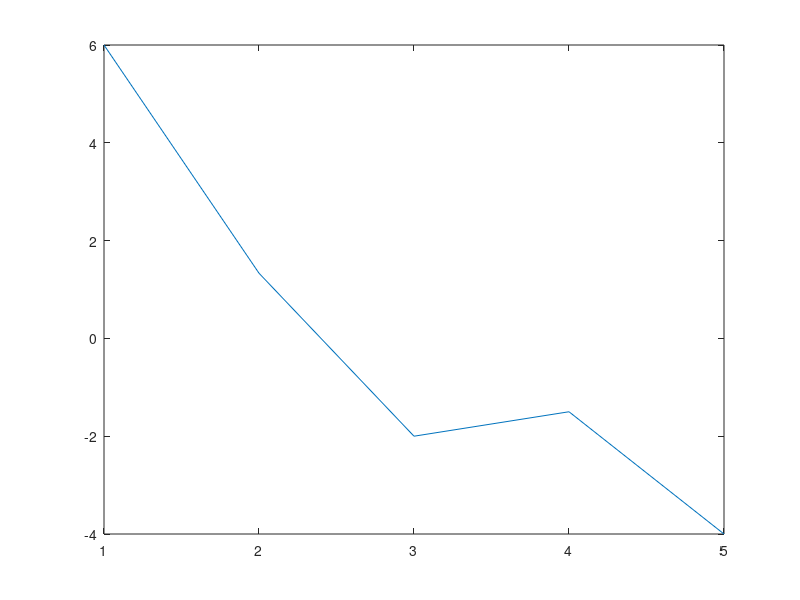
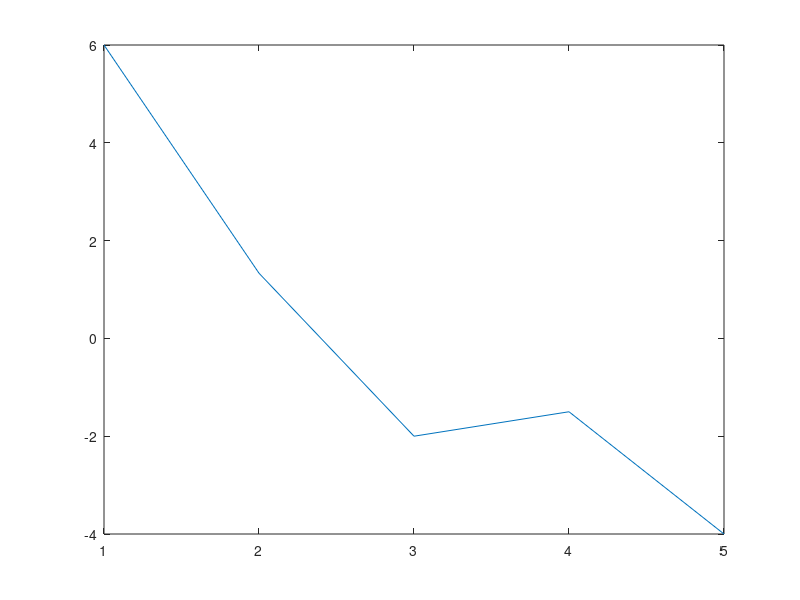
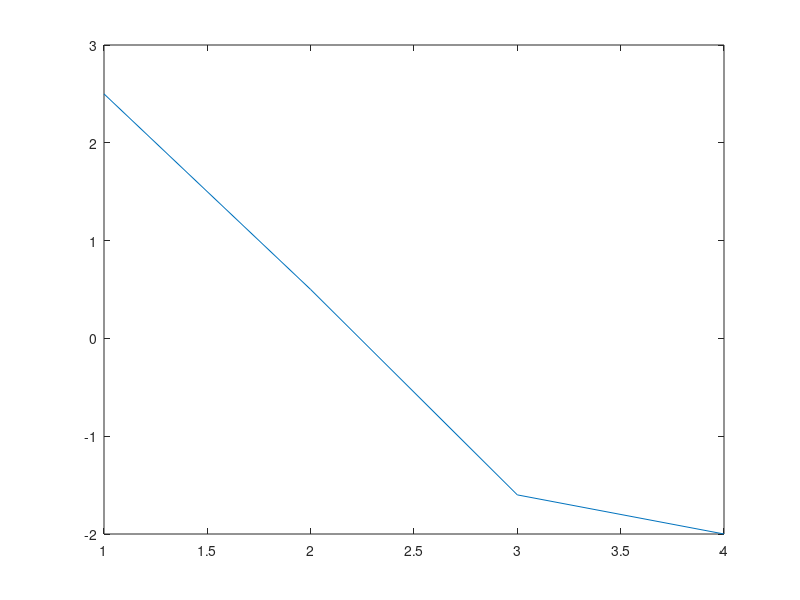

MATLAB code to generate these figures, in order:
x=[-2 -1.5 0 0.5 2.5 3];
y=[6 9 11 10 7 5];

%a) difrente progresive
prog=diff(y)./diff(x);
vx=[-2 0 2.5];
for i=1:length(vx)
    k=find(x==vx(i));
    disp(['f''(' num2str(vx(i)) ') = ' num2str(prog(k))])
end

%b) diferente regresive
regr=diff(y)./diff(x);
vx=[-1.5 0 3];
for i=1:length(vx)
    k=find(x==vx(i));
    disp(['f''(' num2str(vx(i)) ') = ' num2str(regr(k-1))])
end

%c) diferente centrate

dx = diff(x);
dy = diff(y);
k = length(dx);
centr=(dy(1:k-1)+dy(2:k))./(dx(1:k-1)+dx(2:k));

vx=[-0.75 0.25 0.5 1];
for i=1:length(vx)
    k=find(x==vx(i));
    disp(['f''(' num2str(vx(i)) ') = ' num2str(centr(k))])
end

figure(1)
plot(prog)

figure(2)
plot(regr)

figure(3)
plot(centr)
